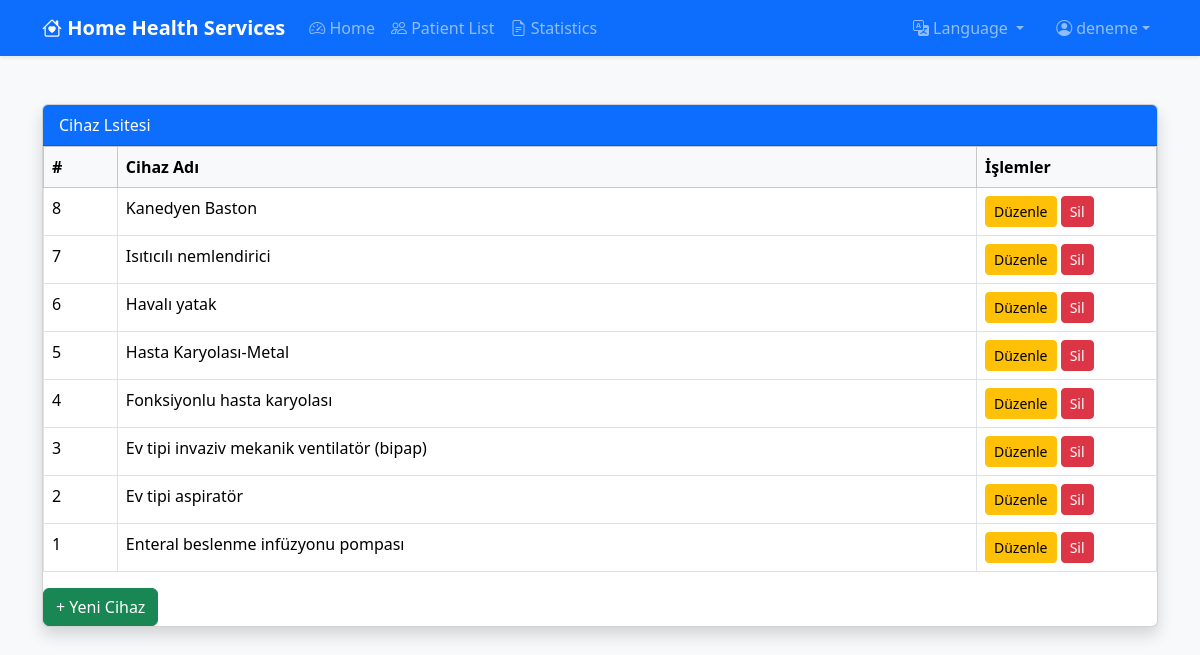
The app's page /cihaz-liste?lang=en (signed in) with its own data.
### tables this page shows
CREATE TABLE `cihaz_tanimlari` (
  `id` int(11) NOT NULL,
  `cihaz_adi` varchar(255) NOT NULL
);

### index.php (called while the page is built, shortened)
<?php
require_once "config/Database.php";
$routes = include "routes.php";
$request = trim(str_replace(BASE_URL, '', parse_url($_SERVER['REQUEST_URI'], PHP_URL_PATH)), '/');
$parts = explode('/', $request);
$routeKey = null;
$params = [];
foreach ($routes as $key => $route) {
    $routeParts = explode('/', str_replace('_', '-', $key));
    if (isset($route['params']) && count($route['params']) > 0) {
        $match = true;
        foreach ($routeParts as $i => $part) {
            if (($parts[$i] ?? '') !== str_replace('_', '-', $part)) {
                $match = false;
                break;
            }
        }
        if ($match) {
            $routeKey = $key;
            foreach ($route['params'] as $i => $paramName) {
                $params[$paramName] = $parts[count($routeParts) + $i] ?? null;
            }
            break;
        }
    } else {
        if ($request === str_replace('_', '-', $key)) {
            $routeKey = $key;
            break;
        }
    }
}
include $routes[$routeKey]['path'];

### config/Database.php (called while the page is built, shortened)
<?php
class Database
{
    private $conn;
    private function connect()
    {
        $this->conn = new mysqli("localhost", "root", "", "evde_bakim");
        $this->conn->set_charset("utf8mb4");
    }
    private function run(string $sql, ?string $types = null, ?array $params = null)
    {
        $stmt = $this->conn->prepare($sql);
        $stmt->execute();
        return $stmt;
    }
    public function fetchAll(string $sql, ?string $types = null, ?array $params = null): array
    {
        $stmt = $this->run($sql, $types, $params);
        $result = $stmt->get_result();
        return $result->fetch_all(MYSQLI_ASSOC);
    }
}

### cihazlar/cihaz_liste.php (the view, shortened to what this page needs)
<?php
$db = new Database();
$cihazlar = $db->fetchAll("SELECT id, cihaz_adi FROM cihaz_tanimlari ORDER BY id DESC");
?>
<?php
    include "head.php";
?>
<body class="bg-light">
<?php include "navbar.php"; ?>
<div class="container mt-5">
    <div class="card shadow">
        <div class="card-header bg-primary text-white">
            Cihaz Lsitesi
        </div>
        <div class="card-body p-0">
            <table class="table table-bordered table-hover">
            <thead class="table-light">
                <tr>
                <th>#</th>
                <th>Cihaz Adı</th>
                <th width="180">İşlemler</th>
                </tr>
            </thead>
            <tbody>
                <?php foreach ($cihazlar as $c): ?>
                <tr>
                <td><?= $c["id"] ?></td>
                <td><?= htmlspecialchars($c["cihaz_adi"]) ?></td>
                <td>
                    <button
                    class="btn btn-sm btn-warning cihazDuzenle"
                    data-id="<?= $c["id"] ?>"
                    data-ad="<?= htmlspecialchars($c["cihaz_adi"]) ?>">
                    Düzenle
                    </button>
                    <button
                    class="btn btn-sm btn-danger cihazSil"
                    data-id="<?= $c["id"] ?>">
                    Sil
                    </button>
                </td>
                </tr>
                <?php endforeach; ?>
            </tbody>
            </table>
            <button class="btn btn-success" data-bs-toggle="modal" data-bs-target="#cihazEkleModal">
            + Yeni Cihaz
            </button>
        </div>
    </div>
</div>
</body>
</html>

### head.php (style rules this page uses)
body { min-height: 100vh; display: flex; flex-direction: column; }

### records on screen
cihaz_tanimlari: id "8", cihaz_adi "Kanedyen Baston"
cihaz_tanimlari: id "7", cihaz_adi "Isıtıcılı nemlendirici"
cihaz_tanimlari: id "6", cihaz_adi "Havalı yatak"
cihaz_tanimlari: id "5", cihaz_adi "Hasta Karyolası-Metal"
cihaz_tanimlari: id "4", cihaz_adi "Fonksiyonlu hasta karyolası"
cihaz_tanimlari: id "3", cihaz_adi "Ev tipi invaziv mekanik ventilatör (bipap)"
cihaz_tanimlari: id "2", cihaz_adi "Ev tipi aspiratör"
cihaz_tanimlari: id "1", cihaz_adi "Enteral beslenme infüzyonu pompası"

### other values on screen
__("brand") "Home Health Services"
__("home") "Home"
__("patient_list") "Patient List"
__("statistics") "Statistics"
__("language") "Language"
$username "deneme"
